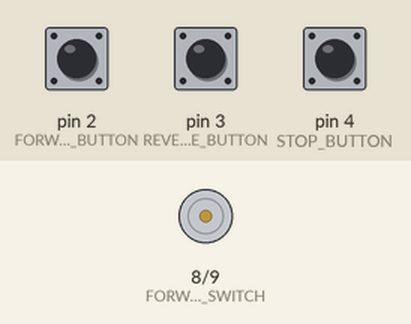
A sketch run on a simulated Arduino Uno, built with avr-gcc and run on an emulated ATmega328P. Parts: motor-driver pin pairs drawn as motors (green arrow = first pin HIGH = forward, orange = second pin HIGH = backward, longer = more drive). The inputs (shaded band) are chosen by the test bench; at power-on: pin 2 (FORWARD_BUTTON) HIGH, pin 3 (REVERSE_BUTTON) HIGH, pin 4 (STOP_BUTTON) HIGH.

Above: at 1.2 s.
1.3 s: pin 2 (FORWARD_BUTTON) pulled LOW for 0.15 s
At 1.37 s:
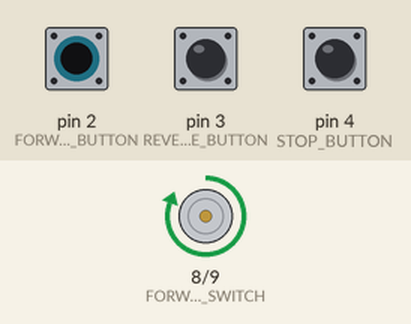
2.9 s: pin 3 (REVERSE_BUTTON) pulled LOW for 0.15 s
At 2.97 s:
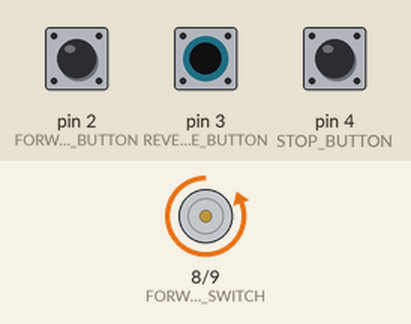
4.5 s: pin 3 (REVERSE_BUTTON) pulled LOW for 3.2 s
At 8.9 s:
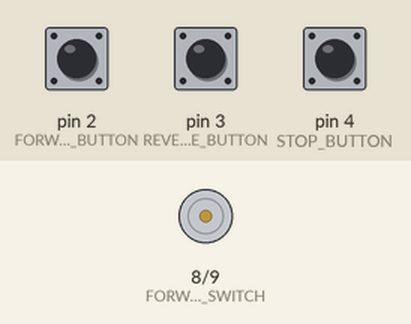
9.2 s: pin 2 (FORWARD_BUTTON) pulled LOW for 3.2 s
At 10.2 s:
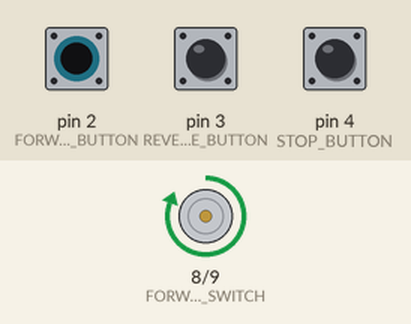
Timing chart, 0 to 13.9 s (numbered marks = the images above; inputs shaded):
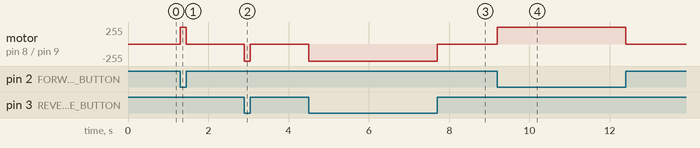

The sketch:

deepseek-high.ino
```cpp
const uint8_t FORWARD_SWITCH = 8;
const uint8_t REVERSE_SWITCH = 9;
const uint8_t FORWARD_BUTTON = 2;
const uint8_t REVERSE_BUTTON = 3;
const uint8_t STOP_BUTTON = 4;

void motorOff() {
  digitalWrite(FORWARD_SWITCH, LOW);
  digitalWrite(REVERSE_SWITCH, LOW);
}

void motorForward() {
  digitalWrite(REVERSE_SWITCH, LOW);
  digitalWrite(FORWARD_SWITCH, HIGH);
}

void motorReverse() {
  digitalWrite(FORWARD_SWITCH, LOW);
  digitalWrite(REVERSE_SWITCH, HIGH);
}

void setup() {
  pinMode(FORWARD_SWITCH, OUTPUT);
  pinMode(REVERSE_SWITCH, OUTPUT);
  motorOff();

  pinMode(FORWARD_BUTTON, INPUT_PULLUP);
  pinMode(REVERSE_BUTTON, INPUT_PULLUP);
  pinMode(STOP_BUTTON, INPUT_PULLUP);
}

void loop() {
  bool forwardPressed = digitalRead(FORWARD_BUTTON) == LOW;
  bool reversePressed = digitalRead(REVERSE_BUTTON) == LOW;
  bool stopPressed = digitalRead(STOP_BUTTON) == LOW;

  if (stopPressed || (forwardPressed && reversePressed)) {
    motorOff();
  } else if (forwardPressed) {
    motorForward();
  } else if (reversePressed) {
    motorReverse();
  } else {
    motorOff();
  }
}
```

Measured:
- after the input at 1.3 s, motor on pin 8 (FORWARD_SWITCH) / pin 9 (REVERSE_SWITCH): stopped → forward 255/255 at once, → stopped 0.15 s later
- after the input at 2.9 s, motor on pin 8 (FORWARD_SWITCH) / pin 9 (REVERSE_SWITCH): stopped → backward 255/255 at once, → stopped 0.15 s later
- after the input at 4.5 s, motor on pin 8 (FORWARD_SWITCH) / pin 9 (REVERSE_SWITCH): stopped → backward 255/255 at once, → stopped 3.2 s later
- after the input at 9.2 s, motor on pin 8 (FORWARD_SWITCH) / pin 9 (REVERSE_SWITCH): stopped → forward 255/255 at once, → stopped 3.2 s later
